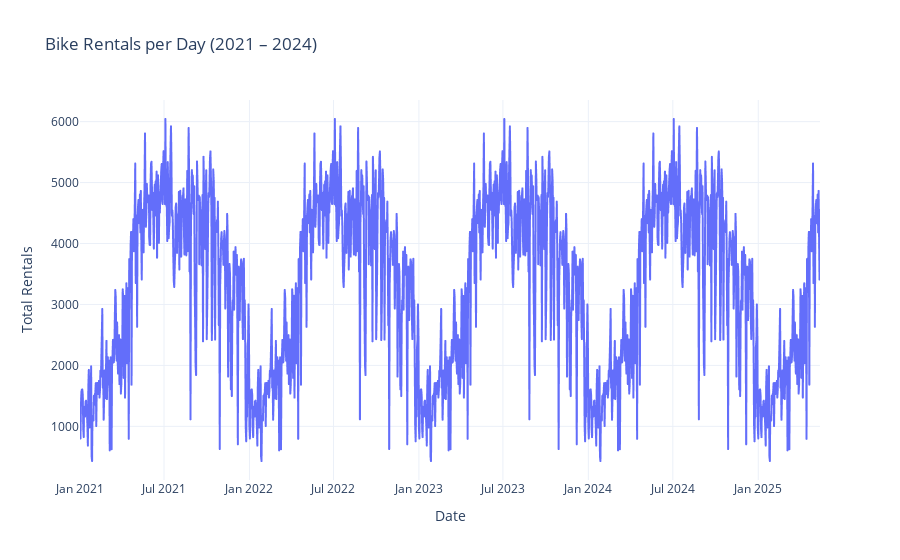

Notebook code cell kept with this figure:
### Markdown cell above
## Data Visualization 
## Visualizing trends over time using a line plot, Barplot,Scatterplot, heatmap to better understand patterns in bike rentals.

### Code cell
data = pd.read_csv(r"C:\Users\rsred\OneDrive\Desktop\Project\day_2021_to_2024.csv")

data["dteday"] = pd.to_datetime(data["dteday"])
data = data.sort_values("dteday")
fig = px.line(
    data,
    x="dteday",
    y="cnt",
    title="Bike Rentals per Day (2021 – 2024)",
    labels={"dteday": "Date", "cnt": "Total Rentals"},
    template="plotly_white"
)
fig.show()

### Figure 1 — Plotly figure (JSON) as saved in the notebook; plotly's stock layout.template omitted (floating-point values rounded to 4 significant figures; data arrays with more than 128 entries replaced by an {"elided": "..."} marker saying what was removed)
{"data": [{"hovertemplate": "Date=%{x}<br>Total Rentals=%{y}<extra></extra>", "legendgroup": "", "line": {"color": "#636efa", "dash": "solid"}, "marker": {"symbol": "circle"}, "mode": "lines", "name": "", "showlegend": false, "x": {"elided": "2000 str values"}, "xaxis": "x", "y": {"elided": "2000 int values"}, "yaxis": "y", "type": "scattergl"}], "layout": {"xaxis": {"anchor": "y", "domain": [0.0, 1.0], "title": {"text": "Date"}}, "yaxis": {"anchor": "x", "domain": [0.0, 1.0], "title": {"text": "Total Rentals"}}, "legend": {"tracegroupgap": 0}, "title": {"text": "Bike Rentals per Day (2021 – 2024)"}}}
